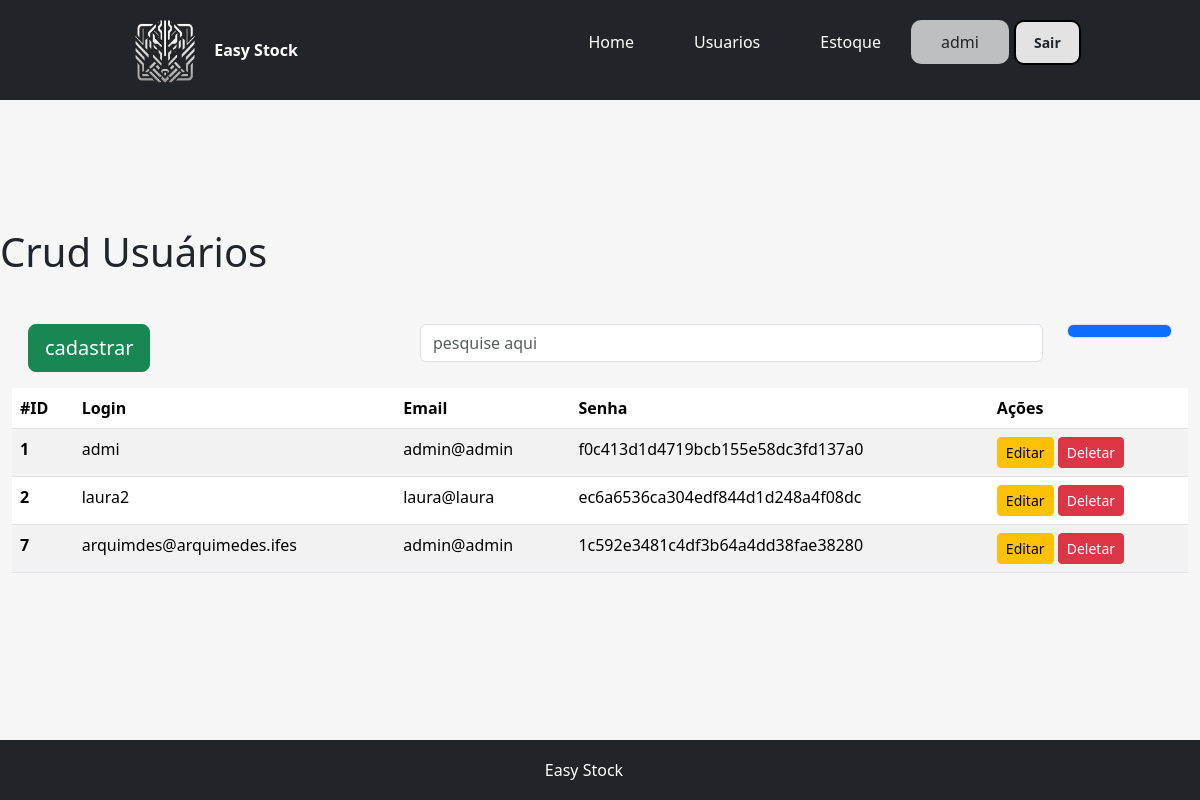
The app's page /ProjetoGeo/usuariosFiltrar.php (signed in) with its own data.
### tables this page shows
CREATE TABLE `usuarios` (
  `id` int(11) NOT NULL,
  `login` varchar(255) NOT NULL,
  `email` varchar(255) NOT NULL,
  `senha` varchar(255) NOT NULL
);

### ProjetoGeo/php/Database.class.php (called while the page is built, shortened)
<?php
class Database
{
    private $host;
    private $username;
    private $password;
    private $database;
    private $connection;
    public function __construct($host, $username, $password, $database)
    {
        $this->host = $host;
        $this->username = $username;
        $this->password = $password;
        $this->database = $database;
    }
    private function connect()
    {
        $this->connection = new mysqli($this->host, $this->username, $this->password, $this->database);
    }
    public function query($sql)
    {
        return $this->connection->query($sql);
    }
}
?>

### ProjetoGeo/php/UsuarioControl.class.php (called while the page is built, shortened)
<?php
class UsuarioControl {
    private $conexao;
    function __construct($conexao) {
        $this->conexao = $conexao;
    }
    public function pesquisar($filtro) {
        $sql = "SELECT * FROM usuarios WHERE login LIKE '%$filtro%' || email LIKE '%$filtro%' ";
        $result = $this->conexao->query($sql);
        $usuarios = array();
        if ($result->num_rows > 0) {
            while ($row = $result->fetch_assoc()) {
                $usuario = new Usuario($row["login"], $row["email"], $row["senha"]);
                $usuario->setId($row["id"]);
                $usuarios[] = $usuario;
            }
        }
        return $usuarios;
    }
}
?>

### ProjetoGeo/php/Usuario.class.php (called while the page is built, shortened)
<?php
class Usuario {
    private $id;
    private $nome;
    private $email;
    private $senha;
    function __construct($nome = "", $email = "", $senha = "") {
        $this->nome = $nome;
        $this->email = $email;
        $this->senha= $senha;
    }
    function getEmail() {
        return $this->email;
    }
    function getNome() {
        return $this->nome;
    }
function getId() {
    return $this->id;
}
function setId($id) {
    return $this->id = $id;
}
    function getSenha() {
        $password = "";
        if($this->senha != "")
            $password = md5($this->senha);
        return $password;
    }
}
?>

### ProjetoGeo/usuariosFiltrar.php (the view, shortened to what this page needs)
<?php
require_once 'php/site.config.php';
include "php/Usuario.class.php";
include "php/UsuarioControl.class.php";
$userControl = new UsuarioControl($conexao);
$filtro = @$_POST['filtro'];
echo '<div> <h1>Crud Usuários</h1>';
?>
<div class="row p-4">
    <div class="col-4 p-3">
        <a href="usuariosCadastrar.php" class="btn btn-lg btn-success">cadastrar</a>
    </div>
    <div class="col-8 p-3">
        <form action="usuariosFiltrar.php" method="POST">
            <div class="row">
                <div class="col-10">
                    <input class="form-control" name="filtro" type="text" placeholder="pesquise aqui" />
                </div>
                <div class="col-2">
                    <button type="submit" class="form-control text-bg-primary">
                    </button>
                </div>
        </form>
    </div>
</div>
<?php
echo '<table class="table table-striped">
<thead>
  <tr>
    <th scope="col">#ID</th>
    <th scope="col">Login</th>
    <th scope="col">Email</th>
    <th scope="col">Senha</th>
    <th scope="col">Ações</th>
  </tr>
</thead>
<tbody>';
foreach ($userControl->pesquisar($filtro) as $usuario) {
    echo ' <tr>
        <th scope="row">' . $usuario->getId() . '</th>
        <td>' . $usuario->getNome() . '</td>
        <td>' . $usuario->getEmail() . '</td>
        <td>' . $usuario->getSenha() . '</td>
        <td><a href="usuariosEditar.php?id='.$usuario->getId().'" class="btn btn-sm btn-warning"><iconify-icon icon="akar-icons:edit"></iconify-icon>Editar</a>
        <a href="usuariosDeletar.php?id='. $usuario->getId().'"class="btn btn-sm btn-danger"><iconify-icon icon="icon-park-twotone:delete"></iconify-icon>Deletar</a></td>
      </tr>';
}
echo ' </tbody></table>';
echo '</div>';
?>

### ProjetoGeo/css/style.css (style rules this page uses)
* { margin: 0; padding: 0; box-sizing: border-box; }
body { min-height: 100vh; width: 100vw; display: flex; flex-direction: column; }
button { margin-top: 50px; }

### records on screen
usuarios: id "1", login "admi", email "admin@admin", senha "f0c413d1d4719bcb155e58dc3fd137a0"
usuarios: id "2", login "laura2", email "laura@laura", senha "ec6a6536ca304edf844d1d248a4f08dc"
usuarios: id "7", login "arquimdes@arquimedes.ifes", email "admin@admin", senha "1c592e3481c4df3b64a4dd38fae38280"

### other values on screen
$usuario "admi"
